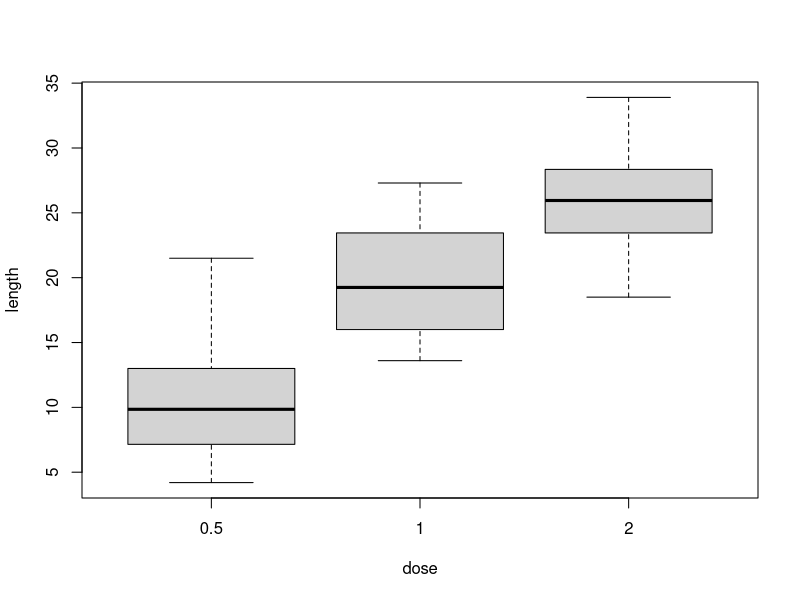
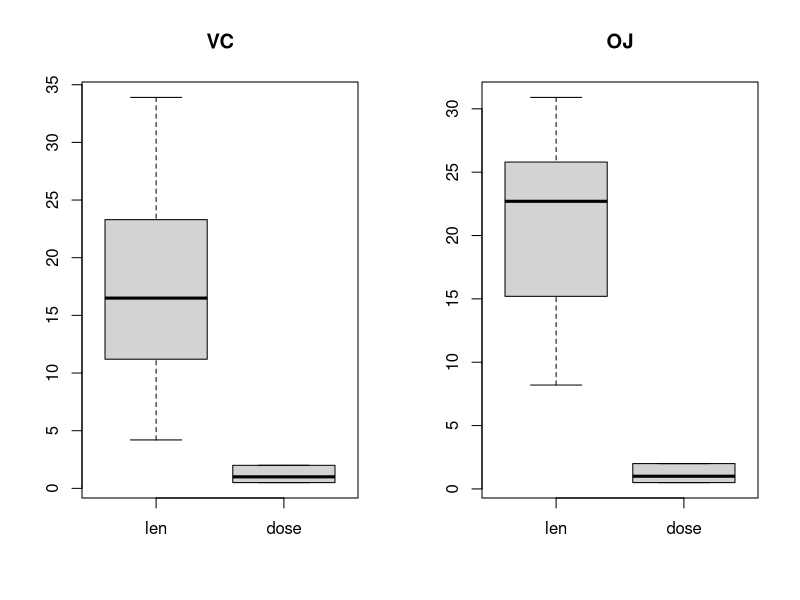
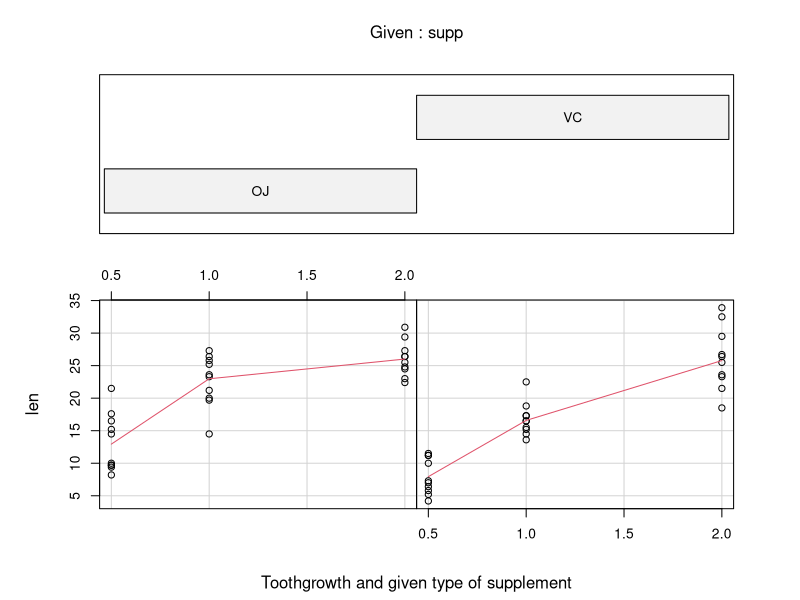

The R script that drew these images, in order:
###############################
# STATISTICAL THINKING (2020) #
###############################

####################
# CLINICAL STUDIES #
####################

# FULL DATASET
ToothGrowth

# EXCERPT OF DATASET 
head(ToothGrowth)

########################
# DESCRIPTIVE ANALYSIS #
########################

# SUMMARY
summary(ToothGrowth)

# BOXPLOTS
boxplot(ToothGrowth$len ~ ToothGrowth$dose, xlab = "dose", ylab = "length")

##############
# SUBSAMPLES #
##############

# CREATING SUBSAMPLES
vc <- subset(ToothGrowth, supp=="VC")
oj <- subset(ToothGrowth, supp=="OJ")

# SUMMARY SUBSAMPLES
summary(vc[c(1,3)])
summary(oj[c(1,3)])

# BOXPLOTS SUBSAMPLES
par(mfrow=c(1,2))
boxplot(vc[c(1,3)], main="VC")
boxplot(oj[c(1,3)], main="OJ")

#################
# DETAILED PLOT #
#################

# DETAILED PLOT FOR DIFFERENT SUPPLEMENTS
require(graphics)
coplot(len ~ dose | supp, data = ToothGrowth, panel = panel.smooth,
xlab = "Toothgrowth and given type of supplement")

##########
# T-TEST #
##########

# CHECK FOR SIGNIFICANT DIFFERENCE
t.test(ToothGrowth$len ~ ToothGrowth$supp)

#############
# THAT'S IT #
#############